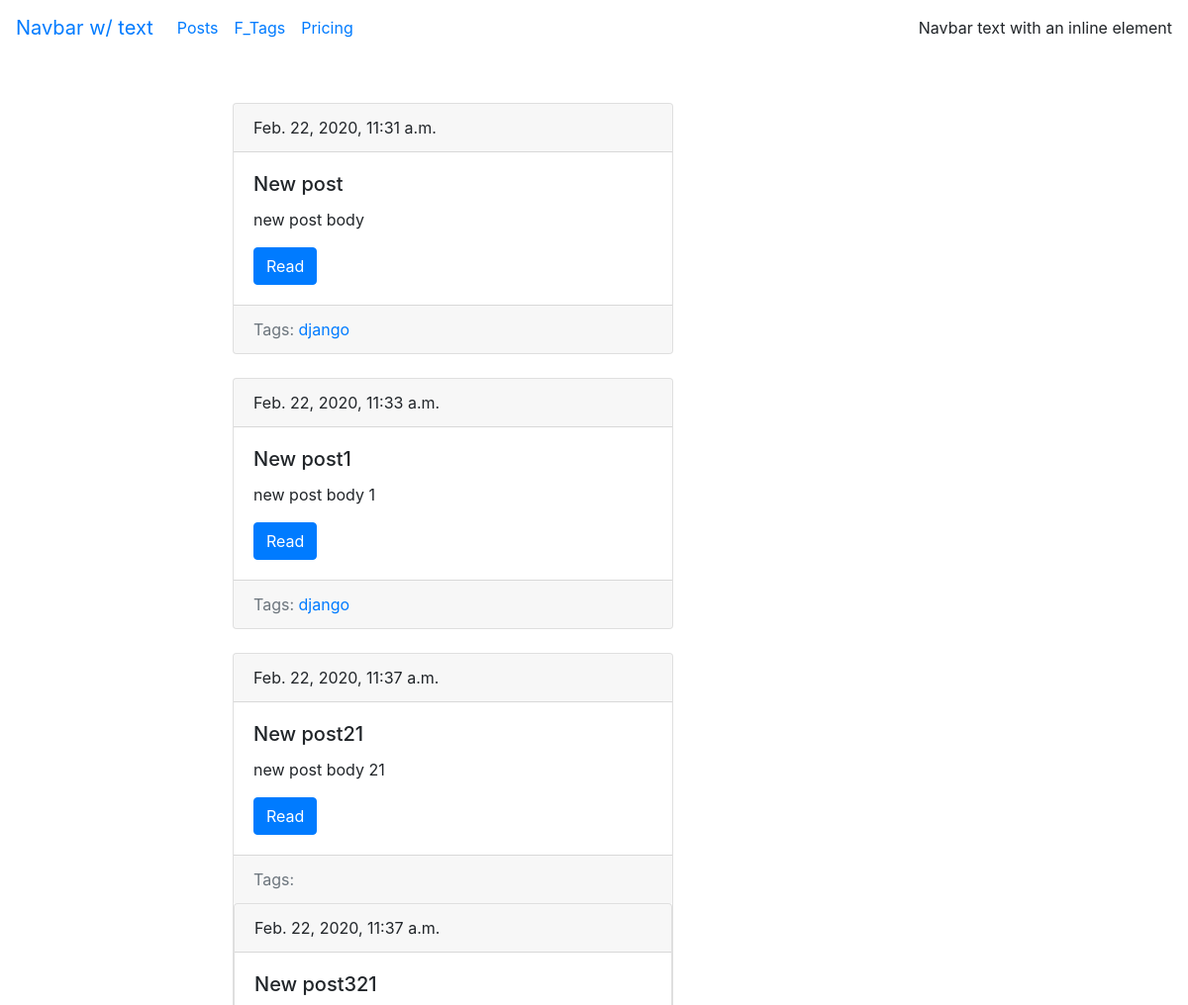
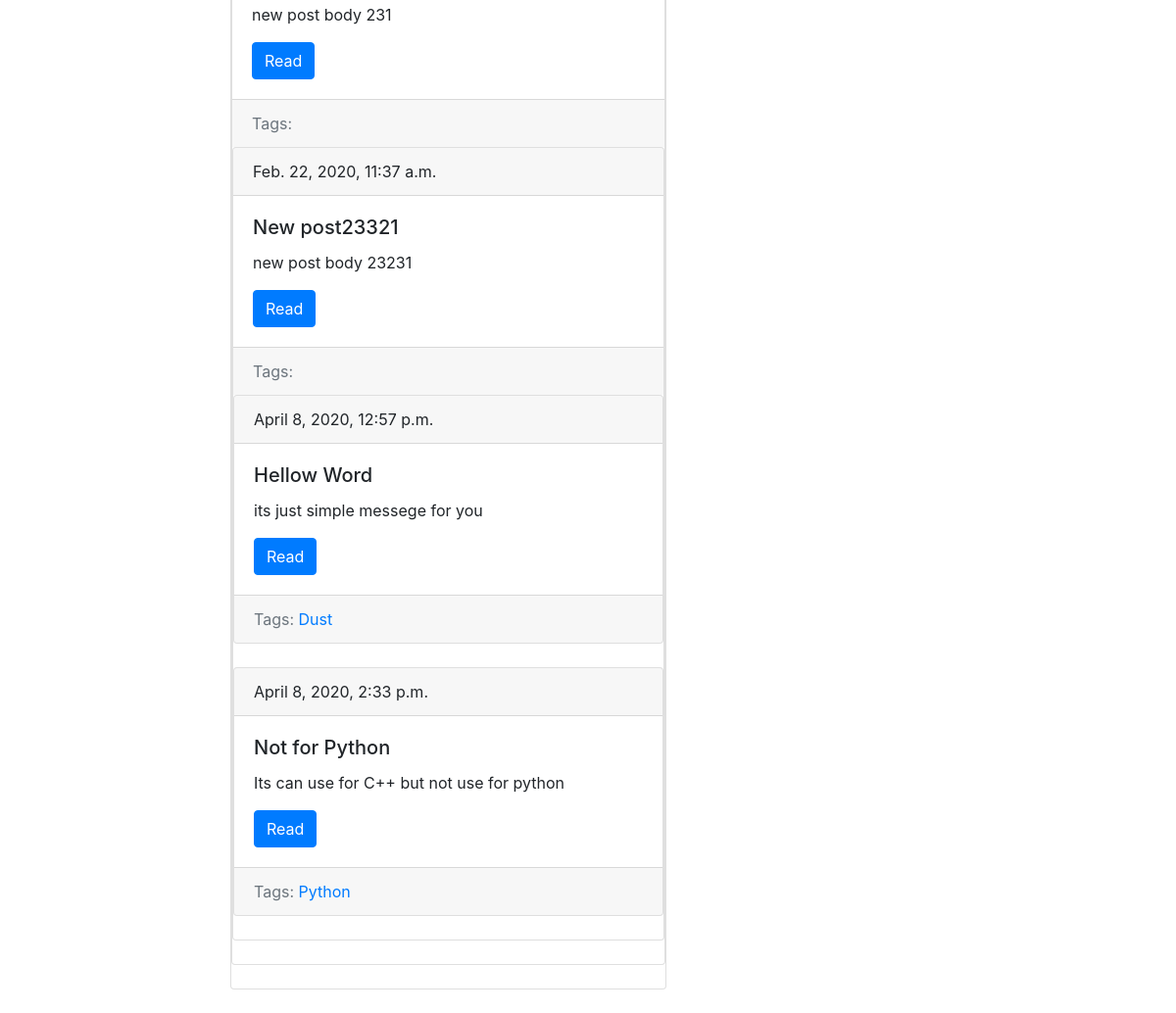
Screenshot of /blog/ with the database file from the repository (2 pictures, top to bottom).
### blog/models.py (models this page shows, shortened)
class Post(models.Model):
    title = models.CharField(max_length=150, db_index=True)
    slug = models.SlugField(max_length=150, unique=True)
    body = models.TextField(blank=True, db_index=True)
    tags = models.ManyToManyField('Tag', blank=True, related_name='posts')
    date_pub = models.DateTimeField(auto_now_add=True)
    def get_absolute_url(self):
        return reverse('post_detail_url', kwargs={'slug': self.slug})

class Tag(models.Model):
    title = models.CharField(max_length=50)
    slug = models.SlugField(max_length=50, unique=True)
    def get_absolute_url(self):
        return reverse('tag_detail_url', kwargs={'slug': self.slug})

### blog/views.py (the view)
# urls.py: path('', posts_list, name='post_list_url'),
def posts_list(request):
    n = Post.objects.all()
    return render(request, 'blog/index.html', context={'posts': n})

### blog/templates/blog/index.html (shortened to what this page needs)
{% extends 'blog/base_blog.html'%}
{% block content %}
{%for n in posts %}
 {% include 'blog/includes/post_card_template.html' %}
{% endfor %}
{% endblock %}

### blog/templates/blog/includes/post_card_template.html
 <div class="card mb-4">
          <div class="card-header">
                {{ n.date_pub}}
          </div>
          <div class="card-body">
            <h5 class="card-title">{{n.title}}</h5>
            <p class="card-text">{{n.body|truncatewords:15}}</p>
            <a href="{{  n.get_absolute_url }}" class="btn btn-primary">Read</a>
          </div>
     <div class="card-footer text-muted">
        Tags:
    {% for tag in n.tags.all %}
        <a href="{{ tag.get_absolute_url }}"> {{ tag.title }} </a>
     </div>
    {% endfor %}
 </div>

### rows the page displays
Post: date_pub "Feb. 22, 2020, 11:31 a.m.", title "New post", body "new post body"
Tag: title "django"
Post: date_pub "Feb. 22, 2020, 11:33 a.m.", title "New post1", body "new post body 1"
Post: date_pub "Feb. 22, 2020, 11:37 a.m.", title "New post21", body "new post body 21"
Post: date_pub "Feb. 22, 2020, 11:37 a.m.", title "New post321", body "new post body 231"
Post: date_pub "Feb. 22, 2020, 11:37 a.m.", title "New post23321", body "new post body 23231"
Post: date_pub "April 8, 2020, 12:57 p.m.", title "Hellow Word", body "its just simple messege for you"
Tag: title "Dust"
Post: date_pub "April 8, 2020, 2:33 p.m.", title "Not for Python", body "Its can use for C++ but not use for python"
Tag: title "Python"
